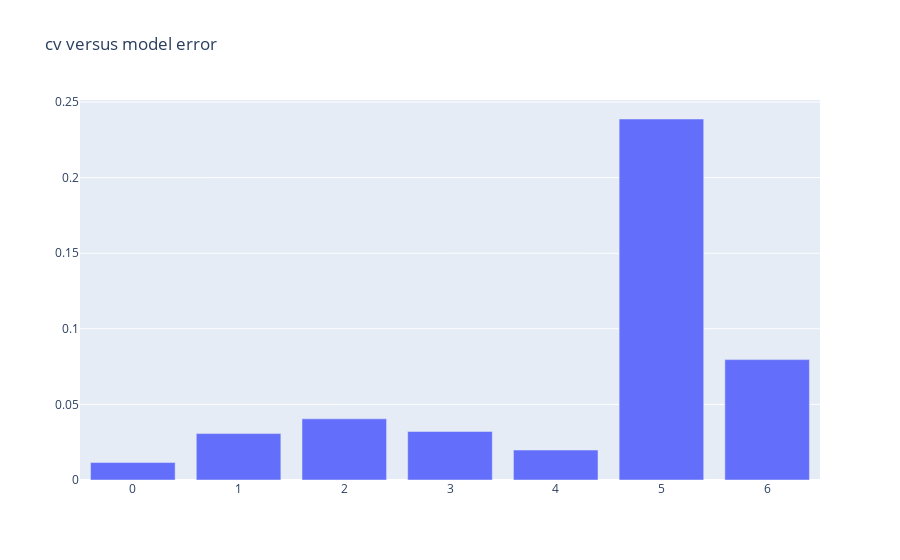

The notebook cell this image was saved under:
### Code cell
# test model with cross validation
# visualize rmse scores 
import plotly.graph_objects as go
scores = cross_val_score(linear_reg, X , Y, scoring="neg_mean_squared_error", cv=10)
rmse_scores = -scores
fig = go.Figure(
    data=[go.Bar(x=[i for i in range(7)],y=list(rmse_scores)[2:10])],
    layout_title_text="cv versus model error")
fig.show()

### Figure 1 — Plotly figure (JSON) as saved in the notebook; plotly's stock layout.template omitted (floating-point values rounded to 4 significant figures)
{"data": [{"type": "bar", "x": [0, 1, 2, 3, 4, 5, 6], "y": [0.01153, 0.0307, 0.04046, 0.03209, 0.01981, 0.2388, 0.07963, 0.0906]}], "layout": {"title": {"text": "cv versus model error"}}}
